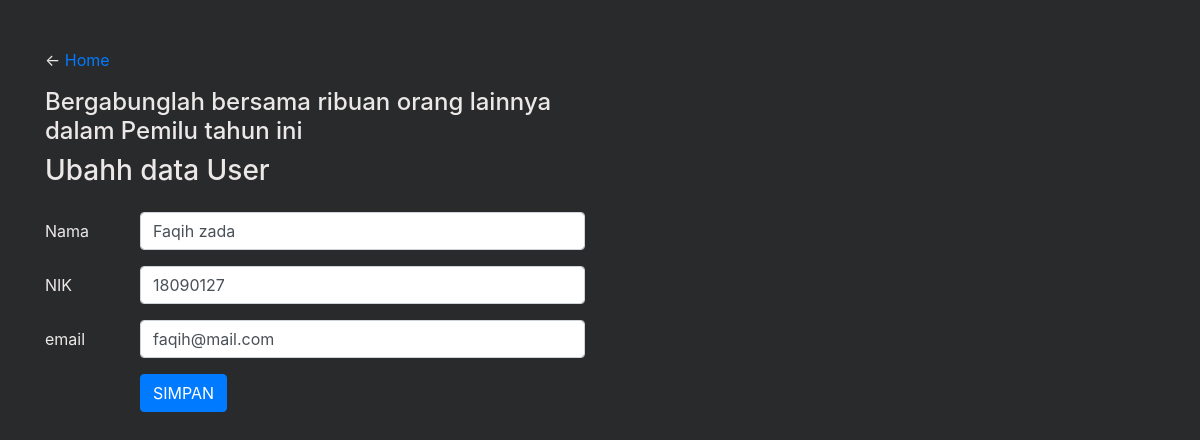
The app's page /user/ubahUser.php?id=1 (signed in) with its own data.
### tables this page shows
CREATE TABLE `user` (
  `id` int(11) NOT NULL,
  `nama` varchar(50) NOT NULL,
  `NIK` varchar(25) NOT NULL,
  `email` varchar(50) NOT NULL,
  `password` varchar(30) NOT NULL
);

### function.php (called while the page is built, shortened)
<?php
    $conn = mysqli_connect("localhost","root","","pemilu");
    function query($query){
        global $conn;
        $result = mysqli_query($conn, $query);
        $datacalons = [];
        while($datacalon = mysqli_fetch_assoc($result)){
            $datacalons[] = $datacalon;
        }
        return $datacalons;
    }

### user/ubahUser.php (the view, shortened to what this page needs)
<?php
    include('../function.php');
    $id = $_GET["id"];
    $getuser = query("SELECT * FROM user WHERE id = $id")[0];
?>
<!DOCTYPE html>
<html>
<head>
    <link rel="stylesheet" href="https://stackpath.bootstrapcdn.com/bootstrap/4.1.3/css/bootstrap.min.css"
>
    <link rel="stylesheet" href="../css/style.css">
</head>
<body>
<div class="container mt-5">
    <div class="row">
        <div class="col-md-6">
        <p>&larr; <a href="../admin/index.php">Home</a>
        <h4>Bergabunglah bersama ribuan orang lainnya dalam Pemilu tahun ini</h4>
        <h3>Ubahh data User</h3>
        <form action="" method="post">
			<div class="form-group row">
				<div class="col-sm-10">
				</div>
			</div>
			<div class="form-group row">
				<label class="col-sm-2 col-form-label" for="nama">Nama</label>
				<div class="col-sm-10">
					<input type="text" name="nama" class="form-control" id="nama" required value="<?= $getuser["nama"] ?>">
				</div>
			</div>
			<div class="form-group row">
				<label class="col-sm-2 col-form-label" for="NIK">NIK</label>
				<div class="col-sm-10">
					<input type="text" name="NIK" id="NIK" class="form-control" required value="<?= $getuser["NIK"] ?>">
				</div>
			</div>
			<div class="form-group row">
				<label class="col-sm-2 col-form-label" for="email">email</label>
				<div class="col-sm-10">
					<input type="email" name="email" id="email" class="form-control" required value="<?= $getuser["email"] ?>">
				</div>
			</div>
			<div class="form-group row">
				<label class="col-sm-2 col-form-label">&nbsp;</label>
				<div class="col-sm-10">
					<input type="submit" name="submit" class="btn btn-primary" value="SIMPAN">
				</div>
			</div>
			</form>
			</div>
		</div>
	</div>
</body>
</html>

### user/ubahUser.php (style rules this page uses)
body { height: auto; background-color: rgb(41, 42, 43); color: rgb(236, 232, 232); justify-content: center; align-items: center; }

### records on screen
user: nama "Faqih zada", NIK "18090127", email "faqih@mail.com"
